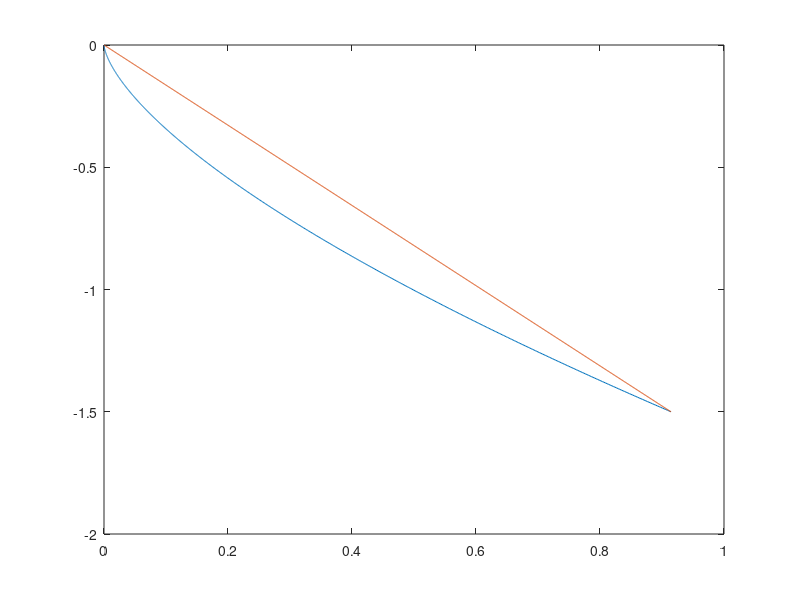

MATLAB code to generate this figure:
%% DESCRIPTION

%CHECKS THE MOST TIME EFFICIENT CURVE
% GIVES R, B, AND TIME FOR GIVEN X AND Y

%WHERE%
%R IS THE COEFFICIENT FOR Y; MUST BE NEGATIVE!
%B IS THE COEFFICIENT FOR X; ALWAYS POSITIVE

%NOTES:
% didn't declare gravitational acceleration as as constant >.>
% must use (1-cost) for y, not (-1+cost)

close all
clear all
clc

%% DECLARE END COORDINATES
X = 0.9144;
Y = -1.5;

theta = atan(abs(Y/X));

%% GRAPH SPECIFICATIONS
%STEPSIZE
n = 0.01; %(0.1*pi to 1.9*pi; excluding 0 and 2PI)

% DIVISIONS
DIV_INTERVAL = (2/n)-1; %-1 to exlude 0 and 2PI

%% VECTORS

% VECTORS THAT HOLD R,B,TIME, AND PARAMETRIC VAR VALUES
R_VECT = zeros(1,DIV_INTERVAL); %(R)
B_VECT = zeros(1,DIV_INTERVAL); %(B)
T_VECT = zeros(1,DIV_INTERVAL); %(TIME)
smallT_VECT = zeros(1,DIV_INTERVAL); %t, parametric variables

%% PROCESS

CURRENT_STEP = 0;

for i = 1:DIV_INTERVAL

CURRENT_STEP = CURRENT_STEP + n;

%CHOOSE T (FROM 0<t<2PI)
t = CURRENT_STEP*pi;

% CALCULATE R VALUE 
R = Y./(1-cos(t));
% CALCULATE B VALUE;
B = X./(t-sin(t));

%if the error is below 5%
if abs(abs(B)-abs(R))<0.05
    time = abs(sqrt(B/7.007).*t);
else % derived formula
    f =@(x)(B/R)*(1/(sqrt(10/7*9.81)))*sqrt((B^2.*x+2*R^3-R^2.*x)./(2*B^2*R.*x-(B.^2)*x.^2));
    time = abs(integral(f,0,abs(Y)));
end

% store values to vectors
R_VECT(i) = R;
B_VECT(i) = B;
T_VECT(i) = time;
smallT_VECT(i) = t;
end

%% Extract smallest time + index. Use index to get corresponding 
[M,I] = min(T_VECT);
R_FINAL = R_VECT(I);
B_FINAL = B_VECT(I);
T_FINAL = T_VECT(I);
SMALLT_FINAL =smallT_VECT(I);
PI_COEFF = SMALLT_FINAL/pi;

%% CALCULATE THEORETICAL SLOPE TIME (using energy equation)

T_SLOPE = sqrt(2*9.81*abs(Y))/(9.81*sin(theta));

%% OUTPUT

sprintf('EFFICIENT R VALUE: %f \n' ,R_FINAL),
sprintf('EFFICIENT B VALUE: %f \n' ,B_FINAL),
sprintf('TIME ELAPSED: %f \n' ,T_FINAL),
sprintf('TIME ELAPSED FOR SLOPE: %f \n' ,T_SLOPE),
sprintf('PI COEFFICENT: %f \n' ,PI_COEFF),

% LOL IT'S THE SAME VALUE AS X ABOVE
endCoordinate_X = B_FINAL.*(SMALLT_FINAL-sin(SMALLT_FINAL));

% create vector parametric inputs (t)
t = linspace(0,SMALLT_FINAL,1000);

% create vector of x inputs
t2 = linspace (0, endCoordinate_X,1000);

% PARAMETRIC EQUATIONS
x = B_FINAL.*(t-sin(t));
y = R_FINAL.*(1-cos(t));

%RECTANGULAR COORDINATE FUNCTION
%WHERE Y/X IS THE SLOPE (MUST START AT (0,0)).
z=(Y/X)*t2;

% subplot(2,1,1)
plot(x,y)
hold on
plot(t2,z)
